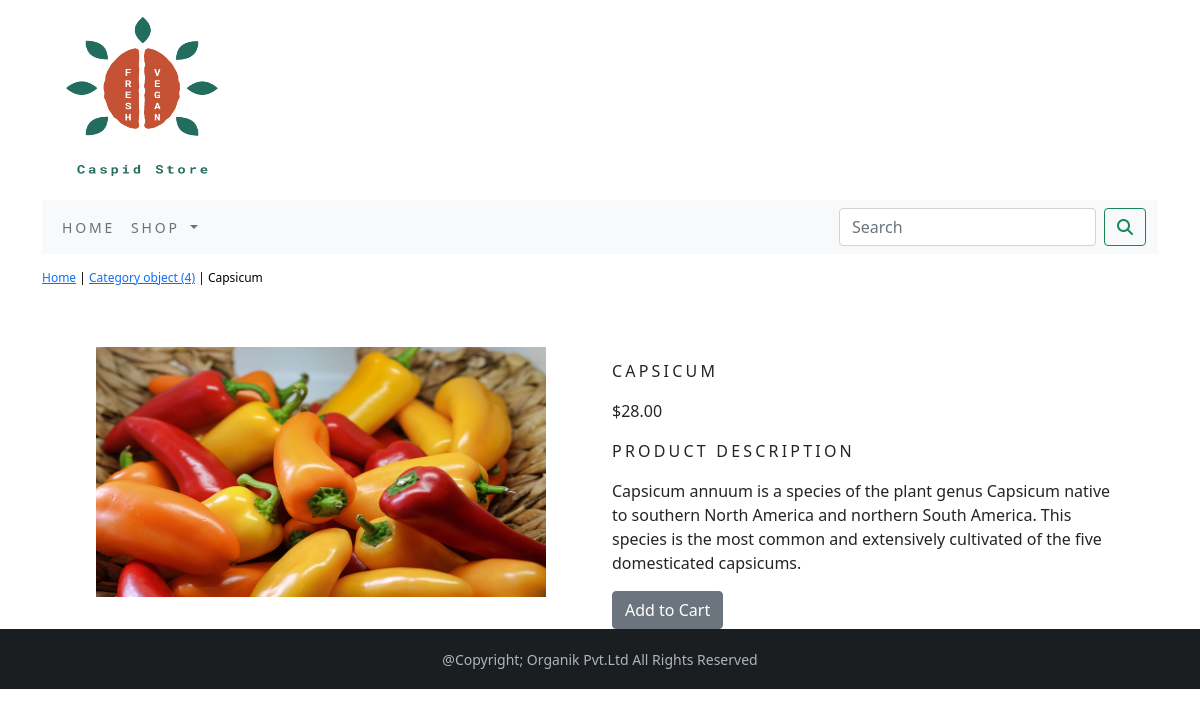
The page /ecommerce_app/vegetables/capsicum/ on the database its author committed.
### ecommerce_app/models.py (models this page shows, shortened)
class Product(models.Model):
    name=models.CharField(max_length=250,unique=True)
    slug=models.SlugField(max_length=250,unique=True)
    description=models.TextField(blank=True)
    price=models.DecimalField(max_digits=10,decimal_places=2)
    category=models.ForeignKey(Category,on_delete=models.CASCADE)
    image=models.ImageField(upload_to='product',blank=True)
    stock=models.IntegerField()
    available=models.BooleanField(default=True)
    created=models.DateTimeField(auto_now_add=True)
    updated=models.DateTimeField(auto_now=True)
    class Meta:
        ordering = ['name']
        verbose_name = 'product'
        verbose_name_plural = 'products'

class Category(models.Model):
    name=models.CharField(max_length=250,unique=True)
    slug=models.SlugField(max_length=250,unique=True)
    description=models.TextField(blank=True)
    image=models.ImageField(upload_to='category',blank=True)
    def get_url(self):
        return reverse('ecommerce_app:products_by_category',args=[self.slug])
    class Meta:
        ordering=['name']
        verbose_name='category'
        verbose_name_plural='categories'

### ecommerce_app/views.py (the view)
# urls.py: path('<slug:c_slug>/<slug:product_slug>/', views.ProdDetail, name='ProdCatDetail'),
def ProdDetail(request,c_slug,product_slug):
    try:
        product=Product.objects.get(category__slug=c_slug,slug=product_slug)
    except Exception as e:
        raise e
    return render(request,'product.html',{'product':product})

### cart/context_processors.py (called while the page is built)
def counter(request):
    item_count=0
    if 'admin' in request.path:
        return {}
    else:
        try:
            cart=Cart.objects.filter(cart_id=_cart_id(request))
            car_items=CartItem.objects.all().filter(cart=cart[:1])
            for cart_item in car_items:
                item_count += cart_item.quantity
        except Cart.DoesNotExist:
            item_count =0
    return dict(item_count=item_count)

### cart/views.py (called while the page is built)
def _cart_id(request):
    cart=request.session.session_key
    if not cart:
        cart=request.session.create()
    return cart

### ecommerce_app/context_processors.py (called while the page is built)
def menu_links(request):
    links=Category.objects.all()
    return dict(links=links)

### templates/product.html (shortened to what this page needs)
{% extends 'base.html' %}
{% load static %}
{% block content %}
<div class="row my_prod_row_class">
    <div class="mx_auto">
        <p><a href="{% url 'ecommerce_app:AllProdCat' %}">Home</a> | <a href="{{ product.category.get_url }}">{{ product.category }}</a> | {{ product.name }}</p>
    </div>
</div>
<div class="container">
<br>
<div class="row">
    <div class="col-12 col-sm-12 col-md-12 col-lg-6 text-center">
        <div style="min-width: 18rem">
            <img src="{{ product.image.url }}" width="450px" height="250px" alt="{{ product.name }}">
        </div>
    </div>
        <div class="col-12 col-sm-12 col-md-12 col-lg-6">
        <div>
            <h1 class="my_prod_title">{{ product.name }}</h1>
            <p>${{ product.price }}</p>
            <p class="my_title">Product Description</p>
            <p class="text-justify my_prod_text">{{ product.description }}</p>
            {% if product.stock <= 0 %}
            <p class="text-justify my_prod_text"><b>Out of Stock</b></p>
            {% else %}
            <a class="btn btn-secondary" href="{% url 'cart:add_cart' product.id %}">Add to Cart</a>
            {% endif %}
        </div>
    </div>
</div>
</div>
{% endblock %}

### static/css/custom.css (style rules this page uses)
.my_title { font-size: 16px; text-transform: uppercase; letter-spacing: .2em; }
.my_prod_row_class { padding-top: 15px; padding-bottom: 20px; }
.my_prod_row_class .mx_auto { font-size: 12px; color: black; text-decoration: none; }
.my_prod_title { font-size: 16px; text-transform: uppercase; letter-spacing: .2em; padding-top: 15px; padding-bottom: 10px; }
.my_prod_text { padding-right: 20px; }

### rows shown on the page
Product: category "Category object (4)", name "Capsicum", image (picture), name "CAPSICUM", price "28.00", description "Capsicum annuum is a species of the plant genus Capsicum native to southern North America and northern South America. This species is the most common and extensively cultivated of the five domesticated capsicums."
